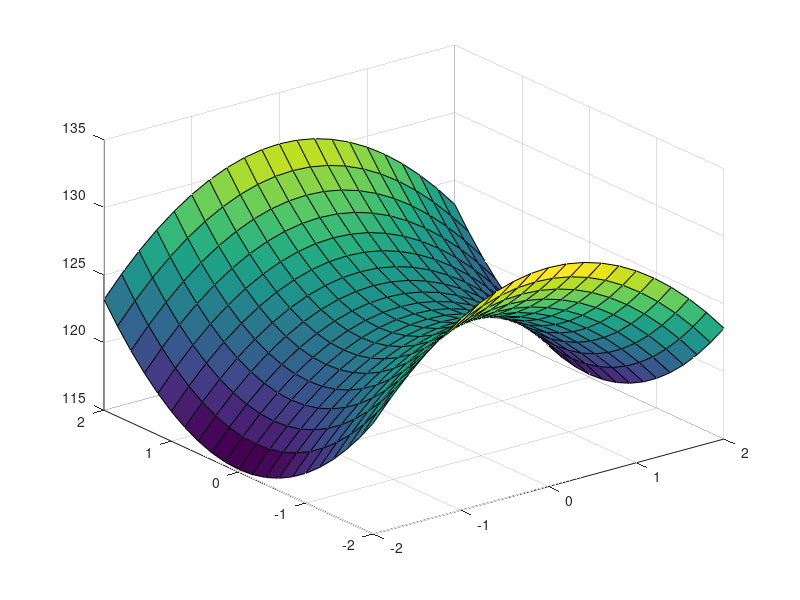

This figure's MATLAB source: (Note: this script raises an error after producing the figure.)
%% Exercise 3.2
[x,y] = meshgrid(-2:.2:2);
z = -2*x.^2 +4*x*y+2*y.^2;
figure(1)
surf(x,y,z);
hold on;
surf(x,y,130);
hold off;
grid on;

%% Exercise 3.3
v1 = [1, 2, 2];
v2 = [-1, 4, 1];
v3 = [-2, 2, 5];

mat = [v1; v2; v3];

[V,D] = eig(mat, "multiple")

%% Exercise 3.4
v1 = [-2, -2, 3];
v2 = [-5, 1, 3];
v3 = [-6, 0, 5];

mat = [v1; v2; v3];

[V,D] = eig(mat);
if rank(mat) == size(mat, 1)
    disp("Diagonalizable matrix")
else
    disp("Non-diagonalizable matrix")
end

%% Exercise 3.5
v1 = [1, 1];
v2 = [0, 1];

mat = [v1; v2];
[V,D] = eig(mat)
[Vv,Dv] = eig(V)

%% Exercise 3.6
v1 = [-3, -2, 1];
v2 = [1, -6, 1];
v3 = [1, -2, -3];

mat = [v1; v2; v3];
[V,D] = eig(mat)
% No diagonalizable

v1 = [-4, -1, -1];
v2 = [-1, -5, 1];
v3 = [-1, 0, -3];

mat = [v1; v2; v3];
[V,D] = eig(mat)
% Diagonalizable

%% Exercise 3.7
v1 = [10, 2, 1];
v2 = [2, 1, 0];
v3 = [1, 0, 10];
u = [1, 0, 1];

mat = [v1; v2; v3];
if mat == mat'
    disp("Symetric matrix");
else
    disp("Non-symetric matrix");
end

[V,D] = eig(mat)

BASE = orth(mat)

cord = inv(BASE) * u' 

%% Exercise 3.8
mat = hilb(100)
surf(mat)
cond(mat)

%% Exercise 3.9
v1 = [2, 1];
v2 = [1, 5];

mat = [v1; v2];
if mat == mat'
    disp("Symetric matrix");
else
    disp("Non-symetric matrix");
end
[V,D] = eig(mat)
CHOL = chol(mat)
CHOL' * CHOL

v1 = [2, 1];
v2 = [1, 0];

mat = [v1; v2];
if mat == mat'
    disp("Symetric matrix");
else
    disp("Non-symetric matrix");
end
[V,D] = eig(mat)

%% 3.10
v1 = [-1, -1, 1];
v2 = [1, 3, 3];
v3 = [-1, -1, 5];
v4 = [1, 3, 7];

mat = [v1; v2; v3; v4];
[Q,R] = qr(mat)

RESISUE = mat - Q*R